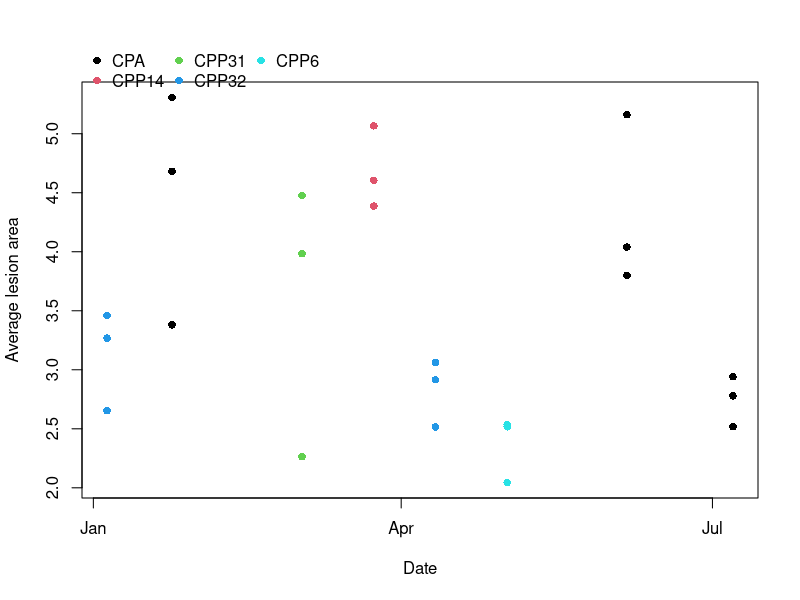
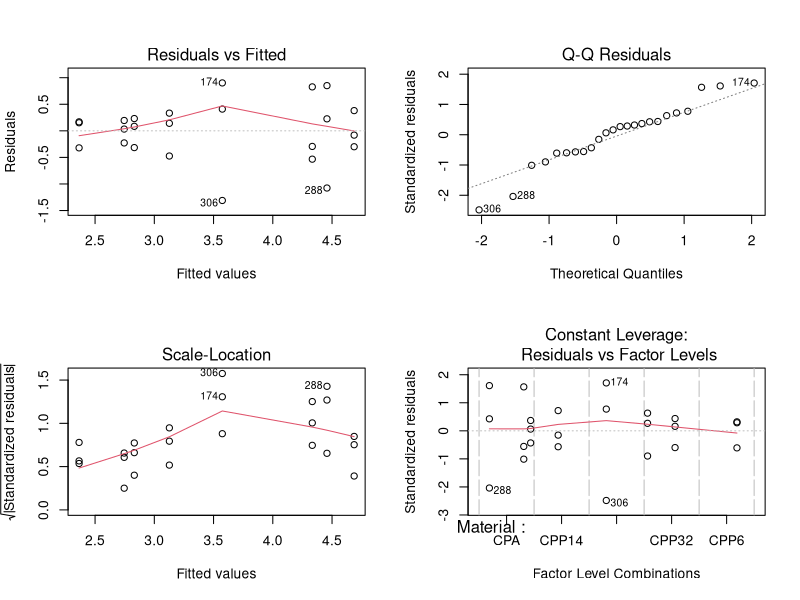
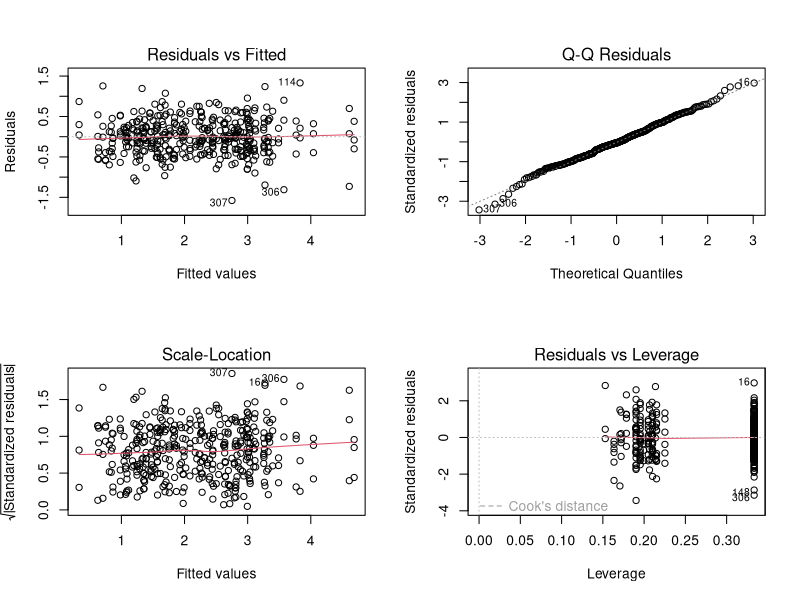
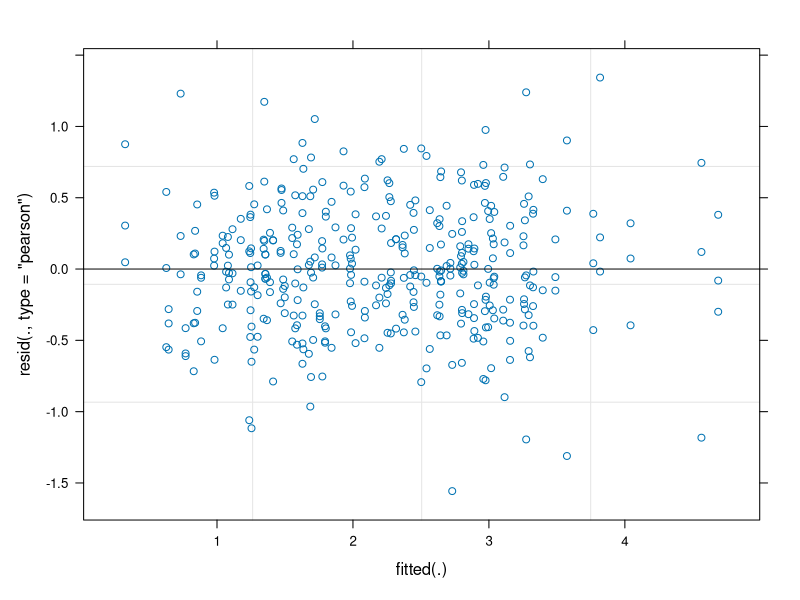

These charts were generated, in order, by the following R code:
## ---- chunk 1
# knitr::opts_chunk$set(echo=TRUE, cache=TRUE, error=TRUE)
knitr::opts_chunk$set(echo=TRUE, cache=TRUE, error=TRUE)
## ---- chunk 2
setwd("~/GitHub/Ecuador/ExptalData/Andrea")
rm(list=ls()) # clears the global environment
library(readxl)
TaData<- read_excel("TreeTomatoData.xlsx", sheet = "Data", na = 'NA')
TaData$Material <- factor(TaData$Material)

# summary(TaData)
# table(TaData$Material)

TaData$lesArea <- TaData$Decua*TaData$Dlong*pi # lesion area

TaAgg <- aggregate(TaData[,c("Decua","Dlong","lesArea")], TaData[,c("Material","Date","Rep")], mean,
                   na.rm=TRUE)
## ---- chunk 3
ttCont <- TaAgg[substring(TaAgg$Material, 1, 2)=='CP',]
ttCont$Material <- factor(ttCont$Material)
plot(ttCont$Date, sqrt(ttCont$lesArea), xlab='Date', ylab='Average lesion area', pch=16,
     col=ttCont$Material)
pc <- par()$usr # coordinates of the plot corners
legend(pc[1], pc[4]+diff(pc[3:4])/10, levels(ttCont$Material), col=factor(levels(ttCont$Material)),
       pch=16, ncol=3, bty='n', xpd=TRUE)
ttAOV <- aov(sqrt(lesArea)~Material+factor(Date), data=ttCont)
par(mfrow=c(2,2))
plot(ttAOV)
anova(ttAOV)
## ---- chunk 4
selnAOV <- aov(sqrt(lesArea)~Material+factor(Date), data=TaAgg)
par(mfrow=c(2,2))
plot(selnAOV)
anova(selnAOV)
## ---- chunk 5
library(lme4)
TaAgg$DateFact <- factor(TaAgg$Date)

selnMM <- lmer(sqrt(lesArea)~-1+Material+(1|DateFact), data=TaAgg)
par(mfrow=c(2,2))
plot(selnMM)
anova(selnMM)
ests <- summary(selnMM)$coefficients # get the estimates
ests <- ests[order(ests[,'Estimate']),]
ests
